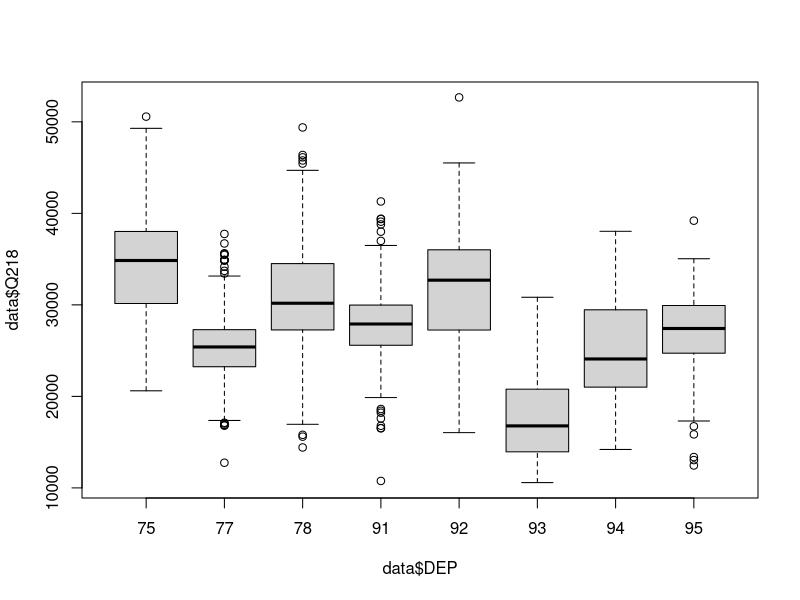
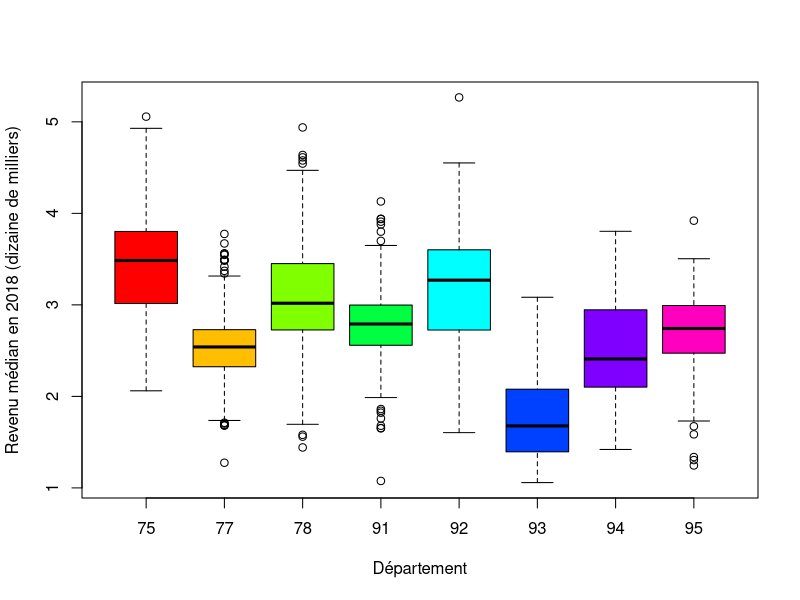

Reproduce these figures in R, in order.
## ---- chunk 1
knitr::opts_chunk$set(echo = TRUE)
## ---- chunk 2
data <- read.csv("data/inegalite.csv")
data$DEP <- substr (data$CODGEO,1,2)
boxplot(data$Q218~data$DEP)
# avec un peu de présentation
# On divise par 10 000 le revenu
data$Q218s <- data$Q218 / 10000
boxplot(data$Q218s~data$DEP, xlab ="Département", ylab="Revenu médian en 2018 (dizaine de milliers)",
        col=rainbow(8))
## ---- chunk 3
tapply(data$Q218s, data$DEP,var)
# verif pour le cas du 77 par exemple
dataSel <- data [data$DEP == '77',]
mean((dataSel$Q218s - mean(dataSel$Q218s))^2)
## ---- chunk 4
data$DEP <- as.factor(data$DEP)
modele <- lm (Q218s ~ DEP, data = data)
anova(modele)
## ---- chunk 5
1272-8
## ---- chunk 6
15/(15+0.2)
